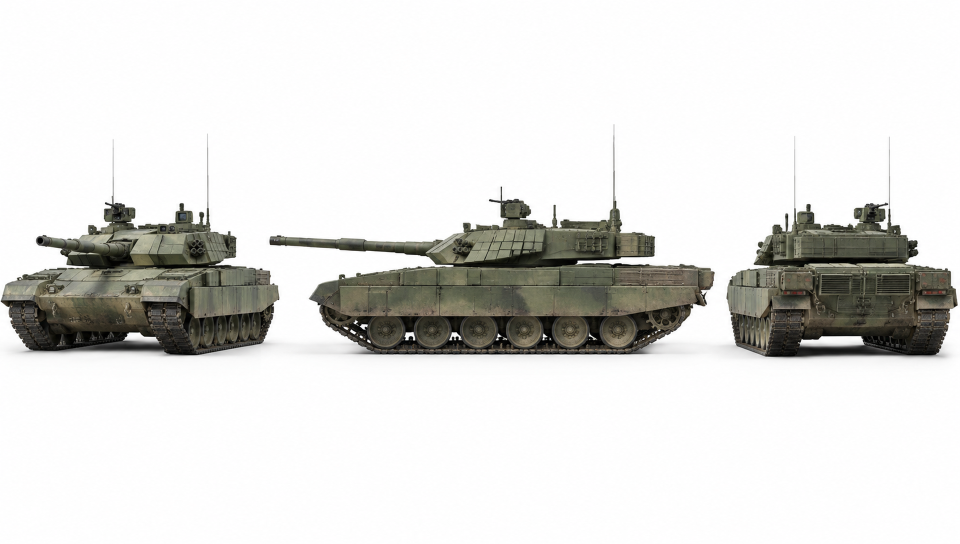
#> input picture art-source/vidu/中国99A坦克-三视图.png, 1920 x 1088 px (shown at 1/2 size); its folder holds 6 pictures in this run
$ python process-vidu-assets.py
#> lines starting #> are read from the running program, lines starting #| are printed output that depends on the picture; after the words box and inside, x2 and y2 are one past the last pixel; in counts of white or black regions, pixels touching at a corner belong together
#!/usr/bin/env python3
"""将 Vidu 原始素材处理成可直接用于坦克游戏的透明 WebP billboard。"""

from __future__ import annotations

import hashlib
import json
from pathlib import Path

import cv2
import numpy as np
from PIL import Image


ROOT = Path(__file__).resolve().parents[1]
SOURCE = ROOT / "art-source" / "vidu"
PUBLIC = ROOT / "public" / "assets"

TANKS = [
    ("中国99A坦克-三视图.png", "cn-99a"),
    ("俄罗斯T-90坦克-三视图.png", "ru-t90"),
    ("美国M1A2坦克-三视图.png", "us-m1a2"),
    ("日本97式坦克-三视图.png", "jp-type97"),
    ("美国谢尔曼坦克-三视图.png", "us-sherman"),
    ("德国虎式坦克-三视图.png", "de-tiger"),
]

BACKDROPS = [
    ("欧洲战场远景全景.webp", "europe"),
    ("开阔平原远景全景.webp", "open-plain"),
    ("沙石荒漠远景全景.webp", "desert"),
    ("稀疏林地远景全景.webp", "sparse-forest"),
]


def fix_webp_extensions() -> None:
    for path in SOURCE.iterdir():
        if path.suffix.lower() != ".jpeg":
            continue
        if path.read_bytes()[:4] != b"RIFF":
            continue
        target = path.with_suffix(".webp")
        if target.exists():
            path.unlink()
        else:
            path.rename(target)
#> pass 2 of the loop in fix_webp_extensions, `for path in SOURCE.iterdir():`:
#> pass 3 of the loop in fix_webp_extensions, `for path in SOURCE.iterdir():`:
#> the loop made 6 passes; the first 3 are shown


def alpha_from_white(image: Image.Image, threshold: int = 235) -> Image.Image:
#> called with threshold = 235
    rgb = np.array(image.convert("RGB"))
#> rgb is the input picture: shape (1088, 1920, 3); mean R, G, B 222, 221.6, 219.3
    near_white = (np.min(rgb, axis=2) >= threshold).astype(np.uint8)
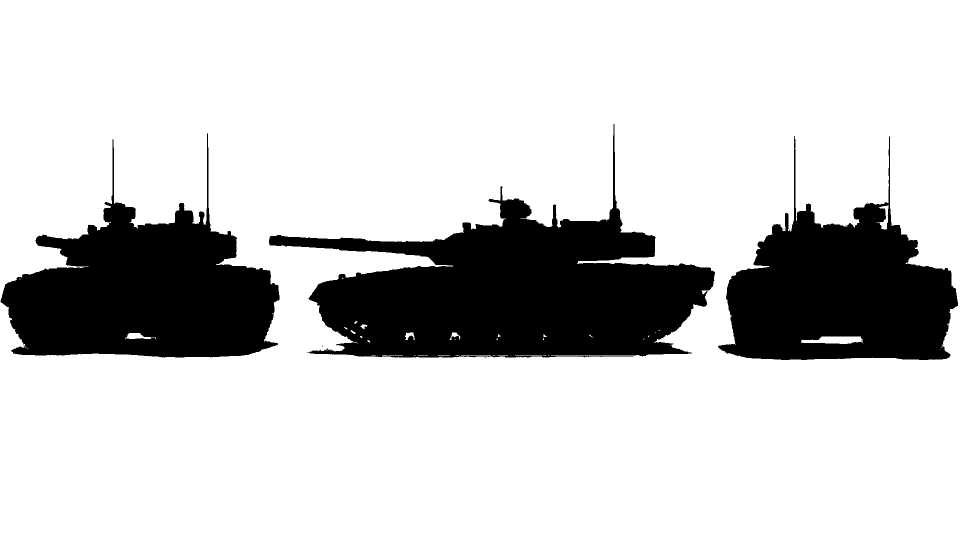
#> near_white: shape (1088, 1920) (shown at 1/2 size); values 0 (black) and 1 (white), 80.5% white; 15 black regions (12 under 20 px), largest, box (x1, y1, x2, y2) and area: (538, 248, 1430, 715) 174695, (1, 267, 560, 715) 122990, (1436, 272, 1916, 720) 108679
    count, labels, stats, _ = cv2.connectedComponentsWithStats(near_white, 8)
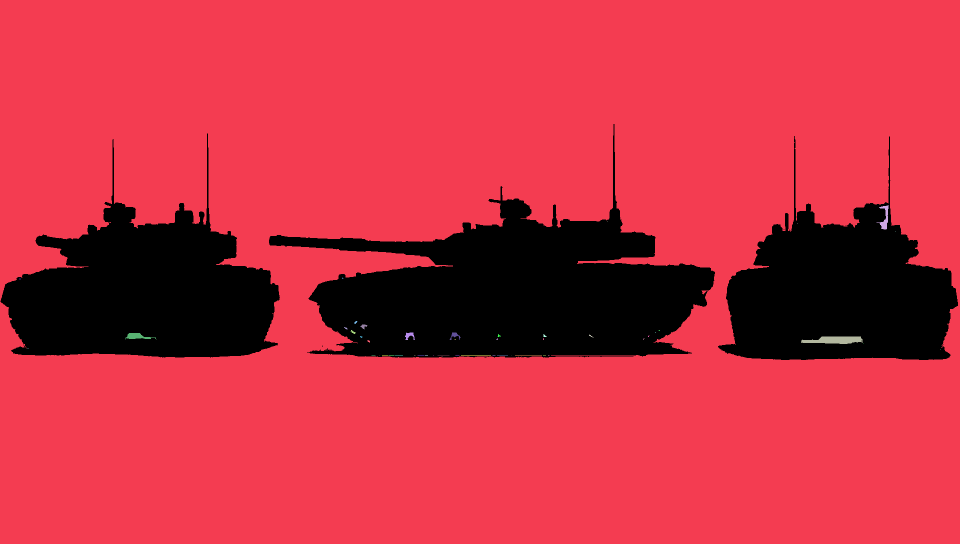
#> labels: shape (1088, 1920) int32 (shown at 1/2 size); 51 distinct labels, from 0 to 50; one colour per label, 0 black
#> count = 51; stats = 51 rows, first 6: [1, 248, 1915, 472, 406391], [0, 0, 1920, 1088, 1679545], [1753, 410, 24, 49, 425], [1214, 442, 1, 1, 1], [1594, 446, 1, 1, 1], [1790, 462, 1, 1, 1]
    border_labels: set[int] = set()
    height, width = near_white.shape
#> height = 1088; width = 1920
    for x in range(width):
        border_labels.add(int(labels[0, x]))
        border_labels.add(int(labels[height - 1, x]))
#> after the loop, border_labels = 1 item
    for y in range(height):
        border_labels.add(int(labels[y, 0]))
        border_labels.add(int(labels[y, width - 1]))
    border_labels.discard(0)
    background = np.isin(labels, list(border_labels))
#> background: shape (1088, 1920) bool; 80.4% white; 12 black regions (9 under 20 px), largest, box (x1, y1, x2, y2) and area: (538, 248, 1430, 715) 175520, (1, 267, 560, 715) 123408, (1436, 272, 1916, 720) 110463
    alpha = np.where(background, 0, 255).astype(np.uint8)
    alpha = cv2.GaussianBlur(alpha, (3, 3), 0.65)
    rgba = np.dstack([rgb, alpha])
    return Image.fromarray(rgba, "RGBA")


def foreground_boxes(
    image: Image.Image,
    threshold: int = 235,
    minimum_area: int = 3000,
) -> tuple[list[tuple[int, int, int, int, int, int]], np.ndarray]:
#> called with threshold = 235, minimum_area = 3000
    rgb = np.array(image.convert("RGB"))
    mask = (np.min(rgb, axis=2) < threshold).astype(np.uint8)
    mask = cv2.morphologyEx(mask, cv2.MORPH_CLOSE, np.ones((5, 5), np.uint8))
#> mask: shape (1088, 1920); values 0 (black) and 1 (white), 19.6% white; 4 white regions (1 under 20 px), largest, box (x1, y1, x2, y2) and area: (538, 248, 1430, 715) 175971, (0, 267, 560, 715) 123477, (1436, 272, 1916, 720) 109091
    count, labels, stats, _ = cv2.connectedComponentsWithStats(mask, 8)
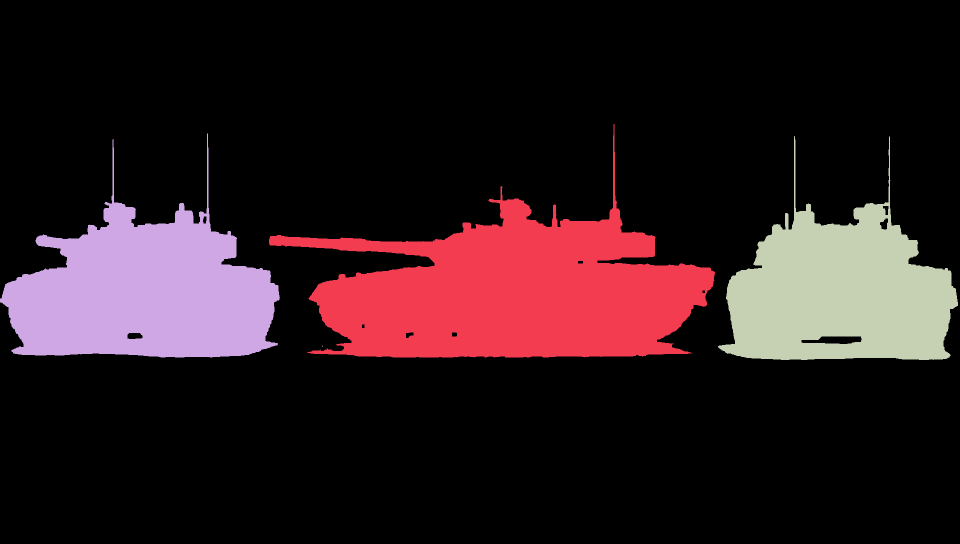
#> labels: shape (1088, 1920) int32 (shown at 1/2 size); 5 distinct labels, from 0 to 4; one colour per label, 0 black
#> count = 5; stats = [[0, 0, 1920, 1088, 1680418], [538, 248, 892, 467, 175971], [0, 267, 560, 448, 123477], [1436, 272, 480, 448, 109091], [644, 691, 2, 3, 3]]
    rows = []
    for index in range(1, count):
        x, y, width, height, area = (int(v) for v in stats[index])
        if area >= minimum_area:
            rows.append((area, x, y, width, height, index))
#> this loop made 4 passes
#> after the loop, rows = [(175971, 538, 248, 892, 467, 1), (123477, 0, 267, 560, 448, 2), (109091, 1436, 272, 480, 448, 3)]
    return rows, labels


def crop_component(image: Image.Image, box: tuple[int, int, int, int], component: np.ndarray, padding: int = 12) -> Image.Image:
    x, y, width, height = box
    left = max(0, x - padding)
    top = max(0, y - padding)
    right = min(image.width, x + width + padding)
    bottom = min(image.height, y + height + padding)
    crop = image.crop((left, top, right, bottom)).copy()
    crop_component_mask = component[top:bottom, left:right]
    alpha = np.array(crop)
    alpha[:, :, 3] = np.minimum(alpha[:, :, 3], crop_component_mask)
    return Image.fromarray(alpha, "RGBA")


def resize_max(image: Image.Image, max_width: int) -> Image.Image:
    if image.width <= max_width:
        return image
    height = round(image.height * max_width / image.width)
    return image.resize((max_width, height), Image.Resampling.LANCZOS)


def save_webp(image: Image.Image, path: Path, quality: int = 88) -> None:
    path.parent.mkdir(parents=True, exist_ok=True)
    if image.mode not in ("RGB", "RGBA"):
        image = image.convert("RGBA")
    image.save(path, "WEBP", quality=quality, method=6, alpha_quality=92 if image.mode == "RGBA" else 100)


def sha256(path: Path) -> str:
    digest = hashlib.sha256()
    with path.open("rb") as handle:
        for chunk in iter(lambda: handle.read(1024 * 1024), b""):
            digest.update(chunk)
    return digest.hexdigest()


def process_tanks(manifest: list[dict]) -> None:
    for filename, tank_id in TANKS:
        source = SOURCE / filename
        image = Image.open(source).convert("RGBA")
        rgba = alpha_from_white(image)
        boxes, labels = foreground_boxes(image)
#> boxes has the same summary as rows in foreground_boxes
        boxes = sorted(sorted(boxes, reverse=True)[:3], key=lambda row: row[1])
#> boxes = [(123477, 0, 267, 560, 448, 2), (175971, 538, 248, 892, 467, 1), (109091, 1436, 272, 480, 448, 3)]
        if len(boxes) != 3:
            raise RuntimeError(f"{filename}: expected 3 tank components, got {len(boxes)}")
        for index, view in enumerate(("front", "side", "rear")):
            area, x, y, width, height, component_id = boxes[index]
            component = (labels == component_id).astype(np.uint8) * 255
            component = cv2.dilate(component, np.ones((3, 3), np.uint8), iterations=1)
            crop = crop_component(rgba, (x, y, width, height), component, padding=14)
            crop = resize_max(crop, 760)
            output = PUBLIC / "tanks" / f"{tank_id}-{view}.webp"
            save_webp(crop, output)
            manifest.append({
                "path": str(output.relative_to(ROOT / "public")),
                "width": crop.width,
                "height": crop.height,
                "bytes": output.stat().st_size,
                "sha256": sha256(output),
                "source": str(source.relative_to(ROOT)),
            })
#> this loop made 3 passes
#> pass 1, in process_tanks, `component = cv2.dilate(component, np.ones((3, 3), np.uint8), iteration..`:
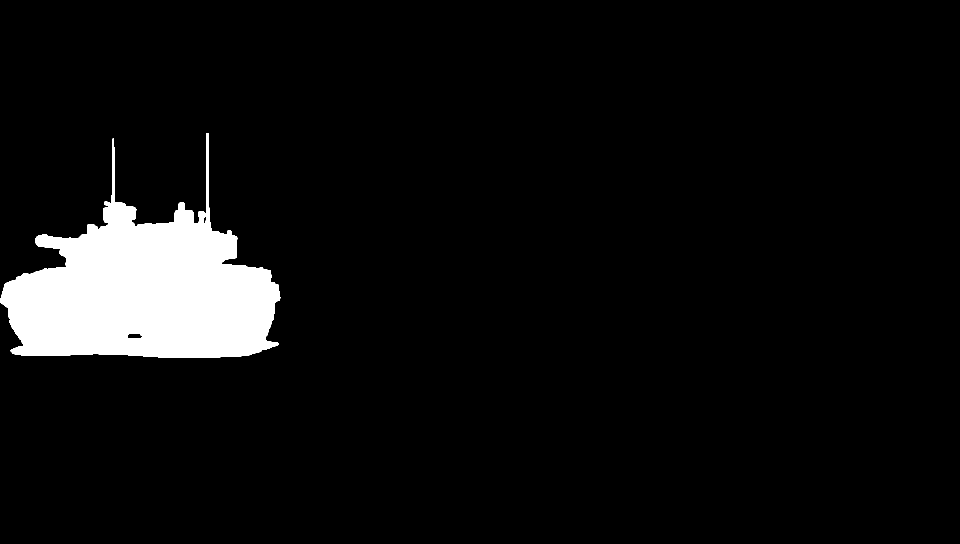
#> component: shape (1088, 1920) (shown at 1/2 size); 6.1% white; 1 white region, box (x1, y1, x2, y2) and area: (0, 266, 561, 716) 126511
#> pass 1, in crop_component, `crop = image.crop((left, top, right, bottom)).copy()`:
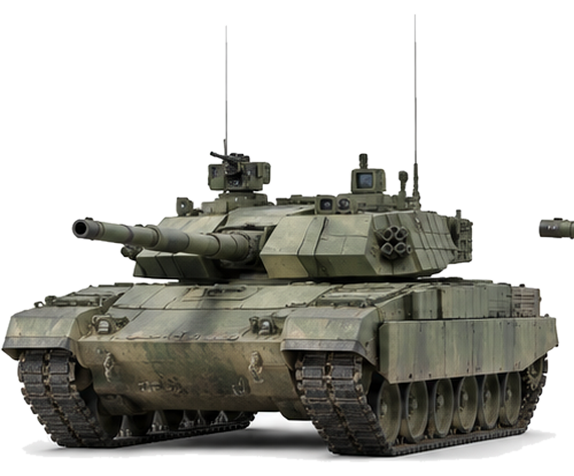
#> crop: PIL image 574x476 RGBA; mean R, G, B, A 181.1, 180.6, 175.5, 115.8; transparent parts drawn white
#> pass 1, in crop_component, `crop_component_mask = component[top:bottom, left:right]`:
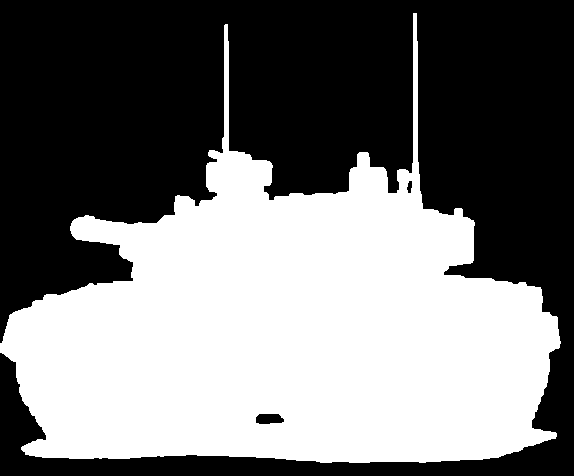
#> crop_component_mask: shape (476, 574); 46.3% white; 1 white region, box (x1, y1, x2, y2) and area: (0, 13, 561, 463) 126511
#> after the loop:
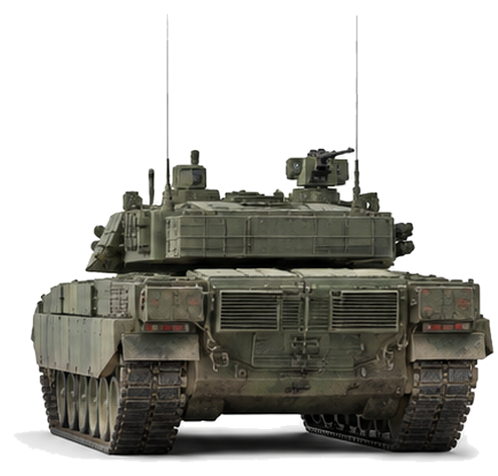
#> crop: PIL image 498x476 RGBA; mean R, G, B, A 175.3, 174.6, 169.7, 117.4; transparent parts drawn white
#> after the loop, manifest = 3 items
#> pass 2 of the loop in process_tanks, `for filename, tank_id in TANKS:`:
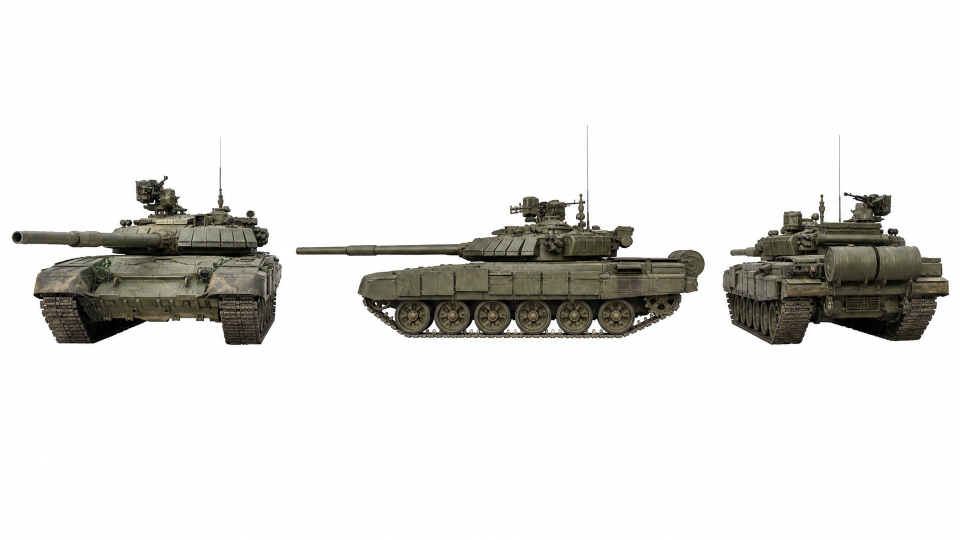
#> input picture art-source/vidu/俄罗斯T-90坦克-三视图.png, 1920 x 1080 px (shown at 1/2 size)
#> image: PIL image 1920x1080 RGBA
#> in alpha_from_white, rgb is the input picture: shape (1080, 1920, 3); mean R, G, B 227.7, 227.1, 224.9
#> near_white: shape (1080, 1920); values 0 (black) and 1 (white), 84.4% white; 3 black regions, box (x1, y1, x2, y2) and area: (591, 249, 1410, 677) 125318, (23, 274, 564, 690) 107451, (1445, 270, 1899, 690) 91052
#> in alpha_from_white (call 2), `count, labels, stats, _ = cv2.connectedComponentsWithStats(near_white,..`: count = 44; stats = 44 rows, first 6: [23, 249, 1876, 441, 323821], [0, 0, 1920, 1080, 1746320], [300, 400, 10, 8, 21], [1127, 408, 32, 45, 975], [1134, 410, 3, 1, 3], [1043, 413, 2, 2, 3]
#> background: shape (1080, 1920) bool; 84.2% white; 3 black regions, box (x1, y1, x2, y2) and area: (591, 249, 1410, 677) 128652, (23, 274, 564, 690) 107507, (1445, 270, 1899, 690) 91121
#> rgba: shape (1080, 1920, 4)
#> the loop in foreground_boxes (call 2), `for index in range(1, count):` made 3 passes
#> (x, y, width, height, area) on passes 1 to 3: (591, 249, 819, 428, 126284), (1445, 270, 454, 420, 91377), (23, 274, 541, 416, 107780)
#> in process_tanks, `boxes, labels = foreground_boxes(image)`: boxes = [(126284, 591, 249, 819, 428, 1), (91377, 1445, 270, 454, 420, 2), (107780, 23, 274, 541, 416, 3)]
#> in process_tanks, `boxes = sorted(sorted(boxes, reverse=True)[:3], key=lambda row: row[1])`: boxes = [(107780, 23, 274, 541, 416, 3), (126284, 591, 249, 819, 428, 1), (91377, 1445, 270, 454, 420, 2)]
#> the loop in process_tanks, `for index, view in enumerate(("front", "side", "rear")):` made 3 passes
#> pass 1, in crop_component (call 4), `crop_component_mask = component[top:bottom, left:right]`:
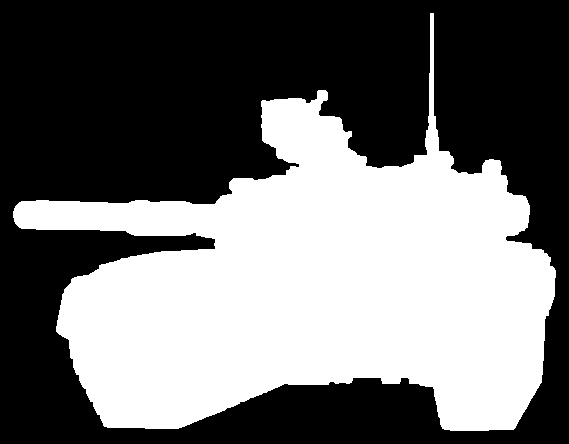
#> crop_component_mask: shape (444, 569); 43.8% white; 1 white region, box (x1, y1, x2, y2) and area: (13, 13, 556, 431) 110552
#> after the loop in process_tanks, `for index, view in enumerate(("front", "side", "rear")):`:
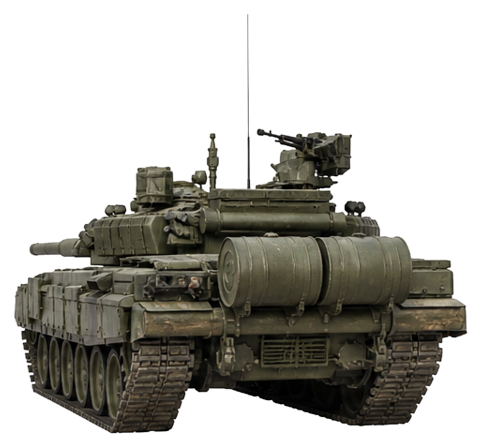
#> crop: PIL image 482x448 RGBA; mean R, G, B, A 177.7, 176.3, 170.9, 107.6; transparent parts drawn white
#> after the loop in process_tanks, `for index, view in enumerate(("front", "side", "rear")):`: manifest = 6 items
#> pass 3 of the loop in process_tanks, `for filename, tank_id in TANKS:`:
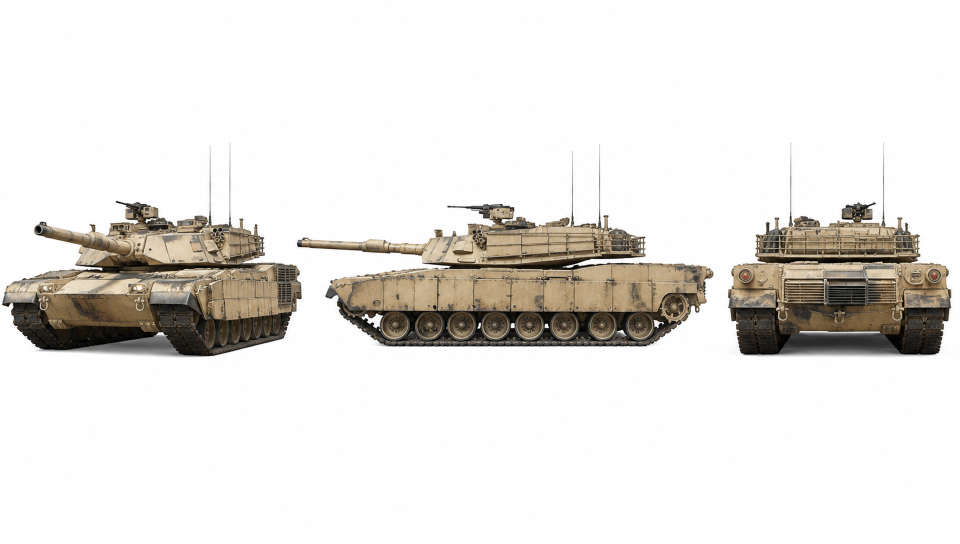
#> input picture art-source/vidu/美国M1A2坦克-三视图.png, 1920 x 1088 px (shown at 1/2 size)
#> image: PIL image 1920x1088 RGBA
#> in alpha_from_white, rgb is the input picture: shape (1088, 1920, 3); mean R, G, B 229.6, 227, 223.6
#> near_white: shape (1088, 1920); values 0 (black) and 1 (white), 81.4% white; 13 black regions (10 under 20 px), largest, box (x1, y1, x2, y2) and area: (593, 288, 1428, 694) 151494, (3, 286, 604, 715) 130481, (1456, 284, 1903, 714) 107372
#> in alpha_from_white (call 3), `count, labels, stats, _ = cv2.connectedComponentsWithStats(near_white,..`: count = 56; stats = 56 rows, first 6: [3, 284, 1900, 431, 389360], [0, 0, 1920, 1088, 1698399], [291, 437, 15, 8, 32], [1708, 436, 1, 1, 1], [307, 438, 5, 2, 7], [412, 445, 5, 5, 14]
#> background: shape (1088, 1920) bool; 81.3% white; 7 black regions (4 under 20 px), largest, box (x1, y1, x2, y2) and area: (593, 288, 1428, 694) 152335, (3, 286, 604, 715) 130694, (1456, 284, 1903, 714) 107527
#> rgba: shape (1088, 1920, 4)
#> in process_tanks, `boxes, labels = foreground_boxes(image)`: boxes = [(107903, 1456, 284, 447, 430, 1), (130971, 3, 286, 601, 429, 2), (152229, 593, 288, 835, 406, 3)]
#> in process_tanks, `boxes = sorted(sorted(boxes, reverse=True)[:3], key=lambda row: row[1])`: boxes = [(130971, 3, 286, 601, 429, 2), (152229, 593, 288, 835, 406, 3), (107903, 1456, 284, 447, 430, 1)]
#> the loop in process_tanks, `for index, view in enumerate(("front", "side", "rear")):` made 3 passes
#> pass 1, in crop_component (call 7), `crop_component_mask = component[top:bottom, left:right]`:
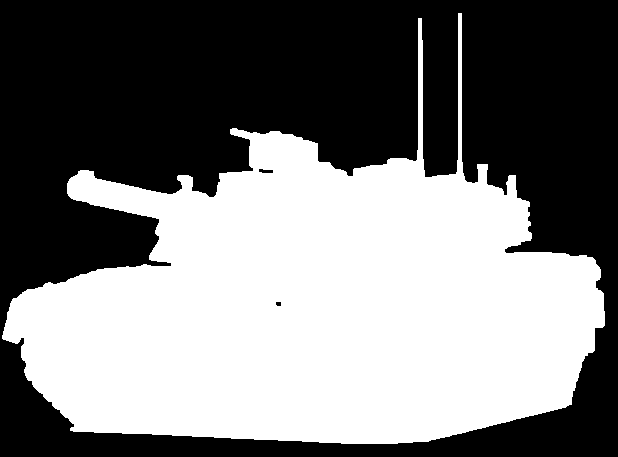
#> crop_component_mask: shape (457, 618); 47.5% white; 1 white region, box (x1, y1, x2, y2) and area: (2, 13, 605, 444) 134121
#> after the loop in process_tanks, `for index, view in enumerate(("front", "side", "rear")):`:
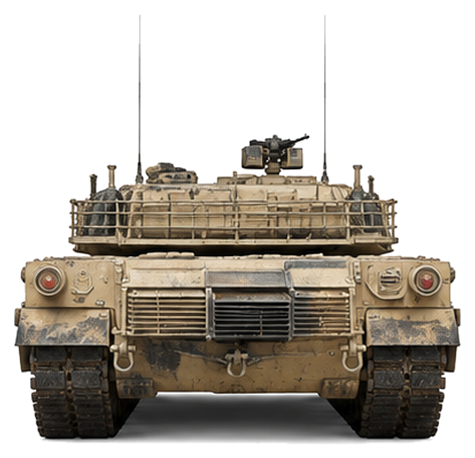
#> crop: PIL image 475x458 RGBA; mean R, G, B, A 183.3, 177.4, 169.4, 126; transparent parts drawn white
#> after the loop in process_tanks, `for index, view in enumerate(("front", "side", "rear")):`: manifest = 9 items
#> the loop made 5 passes; the first 3 are shown


# [120 lines left out: functions crop_region_alpha, process_covers, process_backdrops, process_cockpit, not called in this run]


def main() -> None:
    fix_webp_extensions()
    manifest: list[dict] = []
    process_tanks(manifest)
    process_covers(manifest)
    process_backdrops(manifest)
    process_cockpit(manifest)
    total = sum(item["bytes"] for item in manifest)
    payload = {
        "generated": "tools/process-vidu-assets.py",
        "source": "art-source/vidu",
        "totalBytes": total,
        "assets": manifest,
    }
    manifest_path = PUBLIC / "manifest.json"
    manifest_path.write_text(json.dumps(payload, ensure_ascii=False, indent=2) + "\n", encoding="utf-8")
    print(f"processed {len(manifest)} assets, total {total / 1024:.1f} KiB")


if __name__ == "__main__":
#> (the run stopped early here; a loop or call above may not have finished)
